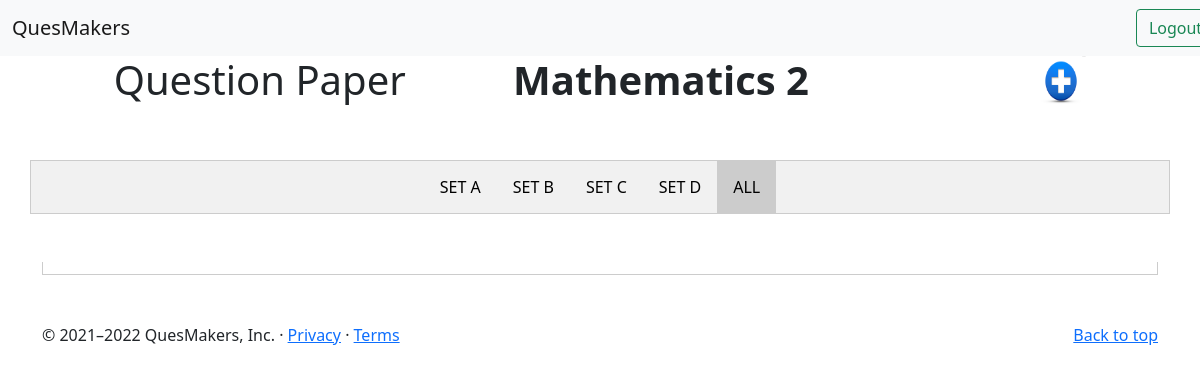
The page /edit/qp/21/ques on the database as committed earlier.
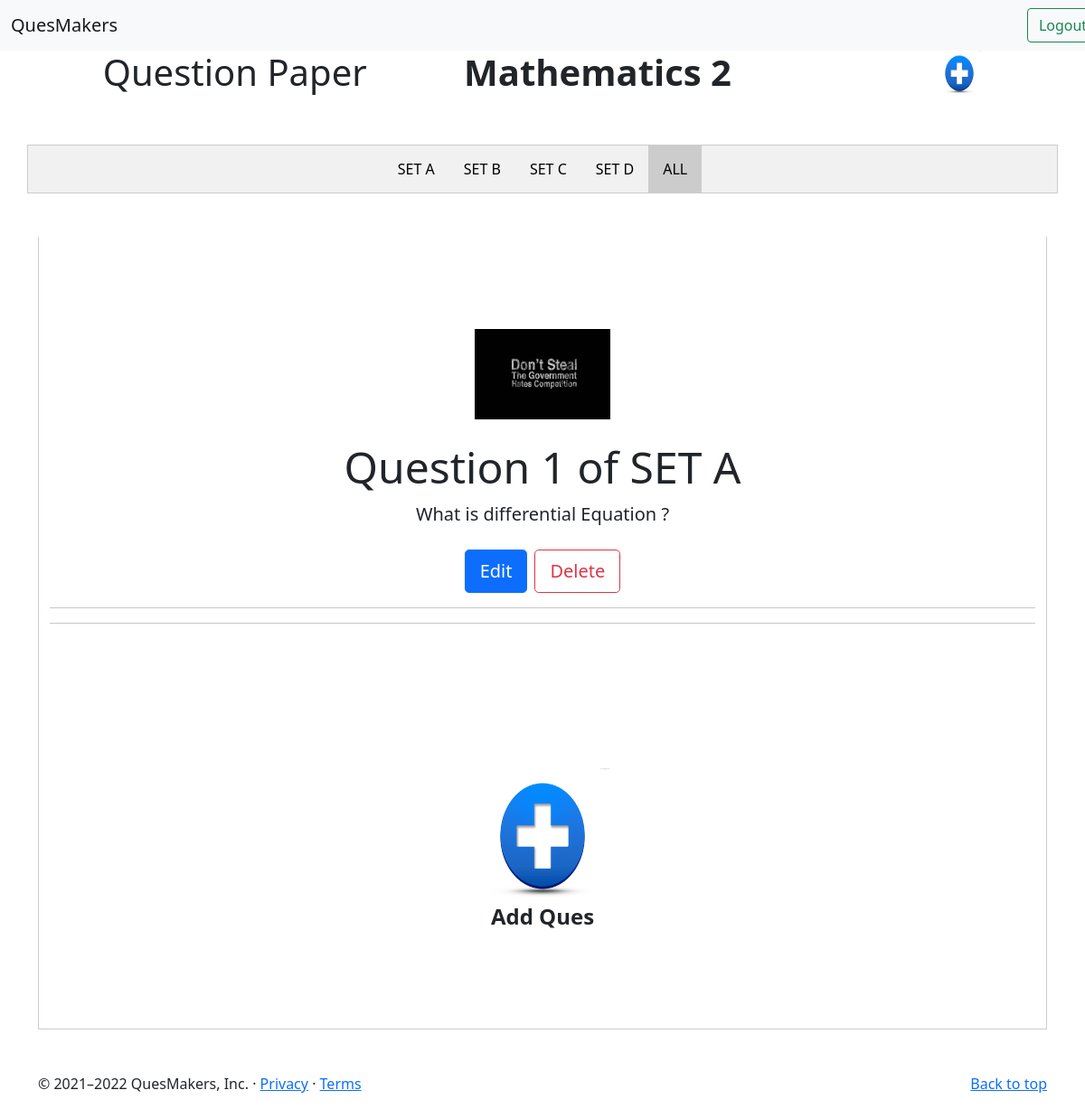
The same page on the database as committed later.
### editor/models.py (models this page shows, shortened)
class QuestionPapers(models.Model):
    id = models.AutoField(primary_key=True)
    img = models.ImageField(blank=True, upload_to='static/quespaper/')
    num = models.IntegerField()
    subject = models.CharField(max_length=100, default='')

class Question(models.Model):
    id = models.AutoField(primary_key=True)
    num = models.IntegerField()
    set_name = models.CharField(max_length=1, choices=[('A', 'A'),('B', 'B'),('C', 'C'),('D', 'D')], default='A')
    marks = models.IntegerField()
    text = models.TextField()
    img = models.ImageField(blank=True, upload_to='static/ques/')
    qpid = models.ForeignKey(QuestionPapers, on_delete= models.CASCADE, related_name='Qpaper')

### editor/views.py (the view)
# urls.py: path('/qp/<id>/ques', views.qpshow, name='QPshow'),
def qpshow(request, id):
    context = {
        'Ques': Question.objects.filter(qpid = id),
        'SETA': Question.objects.filter(qpid = id, set_name = 'A'),
        'SETB': Question.objects.filter(qpid = id, set_name = 'B'),
        'SETC': Question.objects.filter(qpid = id, set_name = 'C'),
        'SETD': Question.objects.filter(qpid = id, set_name = 'D'),
        'Qp': QuestionPapers.objects.get(id =id),
        }
    return render(request, 'qpques.html', context)

### templates/qpques.html (shortened to what this page needs)
{% extends 'base.html' %}
{% block body %}
{% if Qp %}
<div class='d-flex justify-content-around'>
    <h1>Question Paper </h1>
    <h1 style="margin-left: -10%;"> <strong> {{Qp.subject}} {{Qp.num}} </strong> </h1>
    <a href='/edit/{{Qp.id}}/ques' data-bs-toggle="tooltip" data-bs-placement="bottom" title="Add Question">
        <img src="/static/add_button.jpg" alt="No Image" width="50" height="50">
    </a>
</div>
{% endif %}
<div class="container tab my-5">
    <button class="tablinks" onclick="openSet(event, 'SETA')">SET A</button>
    <button class="tablinks" onclick="openSet(event, 'SETB')">SET B</button>
    <button class="tablinks" onclick="openSet(event, 'SETC')">SET C</button>
    <button class="tablinks" onclick="openSet(event, 'SETD')">SET D</button>
    <button class="tablinks" id='defaultOpen' onclick="openSet(event, 'ALLQues')">ALL</button>
</div>
<div class="container">
    <div id="ALLQues" class="tabcontent">
        {% if Ques %}
        {% for qs in Ques %}
        <div class="py-5 my-5 text-center">
            <img class="d-block mx-auto mb-4" src="/media/{{qs.img}}" alt="" width="150" height="100">
            <h4 class="display-5">Question {{qs.num}} of SET {{qs.set_name}}</h4>
            <div class="col-lg-6 mx-auto">
                <p class="lead mb-4">{{qs.text}}</p>
                <div class="d-grid gap-2 d-sm-flex justify-content-sm-center">
                    <a href='/edit/q/{{qs.id}}' class="btn btn-primary btn-lg">Edit</a>
                    <a href='/edit/q/{{qs.id}}/delete' class="btn btn-outline-danger btn-lg">Delete</a>
                </div>
            </div>
            <hr>
            <hr>
        </div>
        {% endfor %}
        {% if Qp %}
        <div class="py-5 my-5 text-center">
            <a href='/edit/{{Qp.id}}/ques'><img src="/static/add_button.jpg" alt="No Image" width="150"
                    height="150"></a>
            <h4 class="display-7 fw-bold">Add Ques</h4>
        </div>
        {% endif %}
        {% endif %}
    </div>
</div>
{% endblock body %}

### templates/base.html (shortened to what this page needs)
<!doctype html>
<html lang="en">
  <head>
    <link href="https://cdn.jsdelivr.net/npm/bootstrap@5.1.3/dist/css/bootstrap.min.css" rel="stylesheet">
    <link rel="stylesheet" href="https://cdn.jsdelivr.net/npm/bootstrap-icons@1.7.2/font/bootstrap-icons.css">
  </head>
  <body>
    <nav class="navbar navbar-expand-lg navbar-light bg-light">
        <div class="container-fluid">
          <a class="navbar-brand" href="/">QuesMakers</a>
          <div class="collapse navbar-collapse" id="navbarSupportedContent">
            <form action="{% url 'Home:logout' %}" style="padding-left: 95%;" class="d-flex" method='POST'>
              <button class="btn btn-outline-success" type="submit">Logout</button>
            </form>
          </div>
        </div>
      </nav>
    {% block body %}{% endblock body %}
    <footer class="container mt-5" >
      <p class="float-end"><a href="#">Back to top</a></p>
      <p>&copy; 2021–2022 QuesMakers, Inc. &middot; <a href="#">Privacy</a> &middot; <a href="#">Terms</a></p>
    </footer>
  </body>
</html>

Rows that differ between the two databases and show on the page:
added Question: img (picture), num "1", set_name "A", text "What is differential Equation ?"
Other text that changed with them:
text now shown: "Add Ques"
